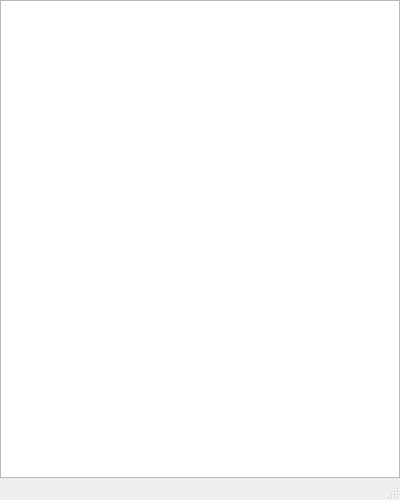
<?xml version="1.0" encoding="UTF-8"?>
<ui version="4.0">
 <class>ViewHistoryWindow</class>
 <widget class="QMainWindow" name="ViewHistoryWindow">
  <property name="geometry">
   <rect>
    <x>0</x>
    <y>0</y>
    <width>400</width>
    <height>500</height>
   </rect>
  </property>
  <property name="windowTitle">
   <string>查看历史</string>
  </property>
  <property name="iconSize">
   <size>
    <width>32</width>
    <height>32</height>
   </size>
  </property>
  <widget class="QWidget" name="centralwidget">
   <layout class="QVBoxLayout" name="verticalLayout">
    <property name="spacing">
     <number>0</number>
    </property>
    <property name="leftMargin">
     <number>0</number>
    </property>
    <property name="topMargin">
     <number>0</number>
    </property>
    <property name="rightMargin">
     <number>0</number>
    </property>
    <property name="bottomMargin">
     <number>0</number>
    </property>
    <item>
     <widget class="QListWidget" name="listWidget"/>
    </item>
   </layout>
  </widget>
  <widget class="QMenuBar" name="menubar">
   <property name="geometry">
    <rect>
     <x>0</x>
     <y>0</y>
     <width>400</width>
     <height>26</height>
    </rect>
   </property>
  </widget>
  <widget class="QStatusBar" name="statusbar"/>
 </widget>
 <resources/>
 <connections/>
</ui>
